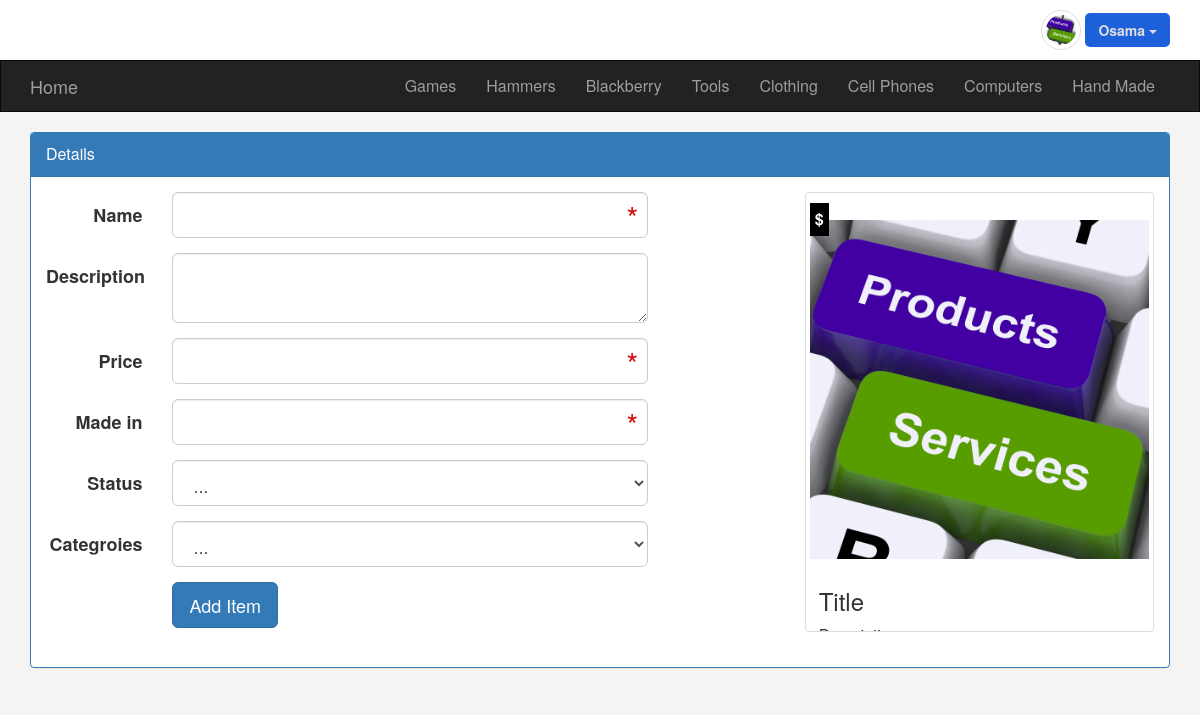
Screenshot of /newads.php (signed in) with the database file from the repository.
### tables this page shows
CREATE TABLE `categories` (
  `ID` int(11) NOT NULL,
  `Name` varchar(255) NOT NULL,
  `Description` text NOT NULL,
  `parent` int(11) NOT NULL,
  `Ordering` int(11) DEFAULT NULL,
  `Visibility` tinyint(4) NOT NULL DEFAULT '0',
  `Allow_Comment` tinyint(4) NOT NULL DEFAULT '0',
  `Allow_Ads` tinyint(4) NOT NULL DEFAULT '0'
);

### init.php (called while the page is built, shortened)
<?php
include "admin/connect.php";
$sessionUser = '';
if(isset($_SESSION['user'])){
    $sessionUser = $_SESSION['user'];
}
$template = "includes/templates/";
$functions = "includes/functions/";
$css = "layout/css/";
include $functions . "functions.php";
include $template . "header.php";

### includes/functions/functions.php (called while the page is built, shortened)
<?php
        function getAllFormTable($tblName, $orderBy, $where = null){
            $query = $where = null ? '' : $where;
            global $conn;
            $stmt = $conn->prepare("SELECT * FROM $tblName $query ORDER BY $orderBy DESC ");
            $stmt->execute();
            $count = $stmt->fetchAll();
            return $count;
        }

### newads.php (the view, shortened to what this page needs)
<?php
include "init.php";
if($_SESSION['user']) {
?>
    <div class="create-ads">
        <div class="container">
            <div class="panel panel-primary">
                <div class="panel-heading">Details</div>
                <div class="panel-body">
                    <div class="row">
                        <div class="col-md-8">
                            <form class="form-horizontal" action="<?php echo htmlspecialchars($_SERVER['PHP_SELF']); ?>" method="post" autocomplete="off">
                                <div class="form-group form-group-lg">
                                    <label class="col-sm-2 control-label">Name</label>
                                    <div class="col-sm-10 col-md-8">
                                        <input
                                            pattern=".{5,}"
                                            title="This Field Require at least 5 Characters"
                                            type="text" name="name" class="form-control live-name" autocomplete="off" required="required">
                                    </div>
                                </div>
                                <div class="form-group form-group-lg">
                                    <label class="col-sm-2 control-label">Description</label>
                                    <div class="col-sm-10 col-md-8">
                                        <textarea name="description" class="form-control live-desc" autocomplete="off" required="required"></textarea>
                                    </div>
                                </div>
                                <div class="form-group form-group-lg">
                                    <label class="col-sm-2 control-label">Price</label>
                                    <div class="col-sm-10 col-md-8">
                                        <input type="text" name="price" class="form-control live-price" autocomplete="off" required="required">
                                    </div>
                                </div>
                                <div class="form-group form-group-lg">
                                    <label class="col-sm-2 control-label">Made in </label>
                                    <div class="col-sm-10 col-md-8">
                                        <input type="text" name="country_made" class="form-control" autocomplete="off" required="required">
                                    </div>
                                </div>
                                <div class="form-group form-group-lg">
                                    <Label class="col-sm-2 control-label">Status</Label>
                                    <div class="col-sm-10 col-md-8">
                                        <select name="status" class="form-control" required>
                                            <option value="">...</option>
                                        </select>
                                    </div>
                                </div>
                                <div class="form-group form-group-lg">
                                    <Label class="col-sm-2 control-label">Categroies</Label>
                                    <div class="col-sm-10 col-md-8">
                                        <select name="category" class="form-control" required>
                                            <option value="">...</option>
                                        </select>
                                    </div>
                                </div>
                                <div class="form-group form-group-lg">
                                    <div class="col-sm-offset-2 col-sm-10">
                                        <input type="submit" name="save" value="Add Item" class="btn btn-primary btn-lg">
                                    </div>
                                </div>
                            </form>
                        </div>
                        <div class="col-md-4">
                            <div class='thumbnail item_box live-item'>";
                                <div class='price_tag'>$</div>
                                <img class='img-responsive' src='item.jpg' alt='Item' />
                                <div class='caption'>
                                    <h3>Title</h3>
                                    <p>Description</p>
                                    </div>
                            </div>
                        </div>
                    </div>
                </div>
            </div>
        </div>
    </div>
    <?php
}else{
    header('Location:login.php');
    exit();
}
include $template . "footer.php";
?>

### includes/templates/header.php (shortened to what this page needs)
<!DOCTYPE html>
<html lang="en">
<head>
    <link rel="stylesheet" href="<?php echo $css; ?>bootstrap.min.css">
    <link rel="stylesheet" href="<?php echo $css; ?>font-awesome.min.css">
    <link rel="stylesheet" href="<?php echo $css; ?>frontend.css">
</head>
<body>
<div class="upper-bar">
    <div class="container text-right">
        <?php
        if(isset($_SESSION['user'])){ ?>
        <img src="item.jpg" class="img-responsive img-thumbnail img-circle img-user">
        <div class="btn-group dropdown-user">
            <span class="btn dropdown-toggle" data-toggle="dropdown">
                <?php echo $sessionUser;?>
                <span class="caret"></span>
            </span>
        </div>
            <?php
        }else{
            echo '<a href="login.php" class="pull-right">Login/Register</a>';
        }
        ?>
    </div>
</div>
    <nav class="navbar navbar-inverse">
        <div class="container">
            <div class="navbar-header">
                <a class="navbar-brand" href="index.php">Home</a>
            </div>
            <div class="collapse navbar-collapse" id="app-nav">
                <ul class="nav navbar-nav navbar-right">
                    <?php
                        $category = getAllFormTable('categories', 'ID');
                    foreach ($category as $cat){
                        echo "<li>";
                            echo "<a href='categories.php?pageid=" .$cat['ID']. "'>" .$cat['Name']. "</a>";
                        echo "</li>";
                    }
                    ?>
                </ul>
            </div>
        </div>
    </nav>

### layout/css/frontend.css (style rules this page uses)
body { background-color: #F4F4F4; font-size: 16px; }
.navbar { border-radius: 0; margin-bottom: 0; }
.upper-bar { padding:10px; background-color: #FFF; }
.upper-bar .img-user { width: 40px; }
.upper-bar .dropdown-user { background-color: #1c60da; color: #FFF; border-radius: 5px; }
.upper-bar .dropdown-user span { color: #dedede; font-weight: bold; }
.item_box { position: relative; height: 440px; overflow: hidden; overflow: hidden; }
.item_box .price_tag { position: absolute; background-color: black; padding: 5px; top: 10px; font-weight: bold; color: white; }
.create-ads { margin: 20px 0; }

### rows the page displays
categories: Name "Games"
categories: Name "Hammers"
categories: Name "Blackberry"
categories: Name "Tools"
categories: Name "Clothing"
categories: Name "Cell Phones"
categories: Name "Computers"
categories: Name "Hand Made"

### other values shown
$sessionUser "Osama"
